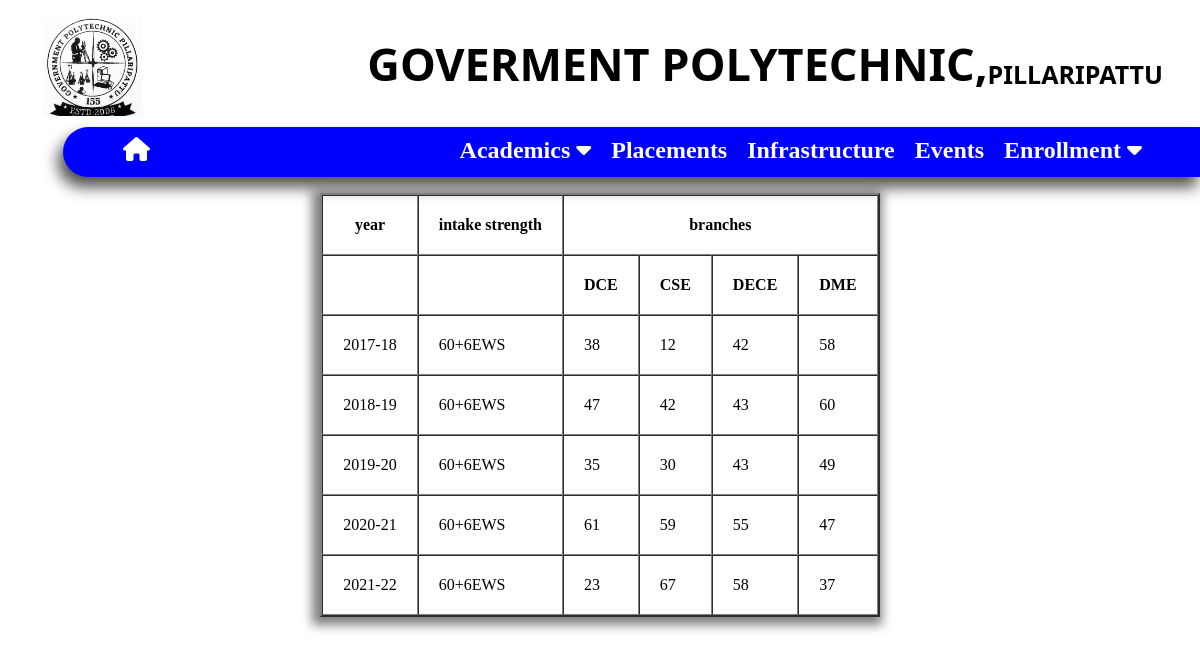
The page /html/admissionsmain.php on the database its author committed.
### tables this page shows
CREATE TABLE `indexdata` (
  `id` int(11) NOT NULL,
  `clg_name` varchar(255) NOT NULL,
  `clg_place` varchar(255) NOT NULL,
  `clg_logo` varchar(255) NOT NULL,
  `clg_img` varchar(255) NOT NULL,
  `about_clg` mediumtext NOT NULL,
  `pro_imgs` varchar(999) NOT NULL,
  `extra_imgs` varchar(999) NOT NULL,
  `vision_clg` mediumtext NOT NULL,
  `mission_clg` mediumtext NOT NULL
);

CREATE TABLE `branches` (
  `id` int(11) NOT NULL,
  `branch_name` varchar(255) NOT NULL,
  `branch_code` varchar(255) NOT NULL,
  `branch_img` varchar(255) NOT NULL
);

CREATE TABLE `admissions` (
  `id` int(11) NOT NULL,
  `year` varchar(255) NOT NULL,
  `intake` varchar(255) NOT NULL,
  `DCE` varchar(255) NOT NULL,
  `DECE` varchar(255) NOT NULL,
  `DME` varchar(255) NOT NULL,
  `CSE` varchar(255) NOT NULL
);

### html/admissionsmain.php (the view, shortened to what this page needs)
<?php
  $con=mysqli_connect('localhost','root','','id20532735_gptplpt2');
?>
<!DOCTYPE html>
<html lang="en">
<head>
    <link rel="stylesheet" href="../css/menu_foot.css">
    <link rel="stylesheet" href="https://cdnjs.cloudflare.com/ajax/libs/font-awesome/6.2.1/css/all.min.css" />
</head>
<body>
<header>
    <?php
    $sql="SELECT * FROM `indexdata`";
    $qu=mysqli_query($con,$sql);
    $rr=mysqli_fetch_assoc($qu);
    ?>
            <div class="clg_logo" style="background-image:url('../images/index_img/<?php echo $rr['clg_logo'];?>');">
            </div>
            <div class="clg_name">
                <p><b class="govt"><?php echo $rr['clg_name'];?>,</b><b class="plpt"><?php echo $rr['clg_place'];?></b></p>
            </div>
            <menu class="menuu" >
                <a id="home_btn" href="../index.php"><i class="fa-solid fa-house"></i></a>
                <ul id="sidemenu">
                    <li>
                        <a onclick="aacad()" href="#">Academics&nbsp;<i class="fas fa-caret-down"></i></a>
                    </li>
                    <li><a href="Placements.php">Placements</a></li>
                    <li><a href="Infrastructure.php">Infrastructure</a></li>
                    <li><a href="Events.php">Events</a></li>
                    <li onclick="show()">
                        <a href="#">Enrollment&nbsp;<i class="fas fa-caret-down"></i></a>
                    </li>
                </ul>
            </menu>
        </header>
    <table border="2px" cellspacing="0" cellpadding="20px">
        <thead>
            <th>year</th>
            <th>intake strength</th>
            <th colspan="4">branches</th>
        </thead>
        <thead>
            <th></th>
            <th></th>
            <?php
                $query = "SELECT * FROM `branches`";
                $query_run = mysqli_query($con,$query);
                $f=0;
                $cc=[];
                while($row=mysqli_fetch_assoc($query_run)){
                    ?>
                    <th><?php echo $row['branch_code'];?></th>
                    <?php
                    $cc[$f]=$row['branch_code'];
                    $f=$f+1;
                }
                ?>
        </thead>
<tbody>
        <?php
    $sql="SELECT * FROM `admissions`";
    $que=mysqli_query($con,$sql);
    while($row=mysqli_fetch_assoc($que))
    {
            ?>
    <tr>
        <td><?php echo $row['year']?></td>
        <td><?php echo $row['intake']?></td>
        <?php
        $x=0;
        while($x<$f){
            ?>
            <td><?php echo $row[$cc[$x]];?></td>
            <?php
            $x++;
        }
        ?>
    </tr>
    <?php
    }
      ?>
      </tbody>
    </table>
</body>
</html>

### css/menu_foot.css (style rules this page uses)
body { overflow-x: hidden; }
.clg_logo { float: left; margin-left: 35px; height: 100px; width: 100px; }
.clg_name p { display: flex; justify-content: end; padding-right: 29px; height: 95px; align-items: center; }
.govt { font-size: 45px; font-family:system-ui; text-transform: uppercase; }
.plpt { font-size: 25px; padding-top: 20px; font-family:system-ui, -apple-system, BlinkMacSystemFont, 'Segoe UI', Roboto, Oxygen, Ubuntu, Cantarell, 'Open Sans', 'Helvetica Neue', sans-serif; text-transform: uppercase; }
.menuu { background-color: blue; height: 50px; margin-right: -10px; margin-left: 55px; border-bottom-left-radius:25px ; border-top-left-radius: 25px; box-shadow: -5px 10px 15px rgb(0,0,0,0.7); animation: menuu 2s; }
#home_btn { text-decoration: none; float: left; color: white; font-size: 24px; font-weight: bold; position: relative; padding-left: 20px; padding-top: 10px; }
.menuu ul { display: flex; justify-content: end; padding-right: 60px; }
.menuu ul li { list-style:none; position: relative; padding-left: 20px; padding-top: 10px; }
.menuu ul li a { text-decoration: none; color: white; font-size: 24px; font-weight: bold; }

### html/admissionsmain.php (style rules this page uses)
table { margin:auto; box-shadow:-3px 3px 10px 5px rgb(0,0,0,0.5) ; }
.clg_logo { background-repeat: no-repeat; background-size: cover; }
#aacad ,#enrol,#sidemenu { z-index: 10; }

### rows shown on the page
indexdata: clg_logo (picture), clg_name "GOVERMENT POLYTECHNIC", clg_place "PILLARIPATTU"
branches: branch_code "DCE"
branches: branch_code "CSE"
branches: branch_code "DECE"
branches: branch_code "DME"
admissions: year "2017-18", intake "60+6EWS", DCE "38", CSE "12", DECE "42", DME "58"
admissions: year "2018-19", intake "60+6EWS", DCE "47", CSE "42", DECE "43", DME "60"
admissions: year "2019-20", intake "60+6EWS", DCE "35", CSE "30", DECE "43", DME "49"
admissions: year "2020-21", intake "60+6EWS", DCE "61", CSE "59", DECE "55", DME "47"
admissions: year "2021-22", intake "60+6EWS", DCE "23", CSE "67", DECE "58", DME "37"
